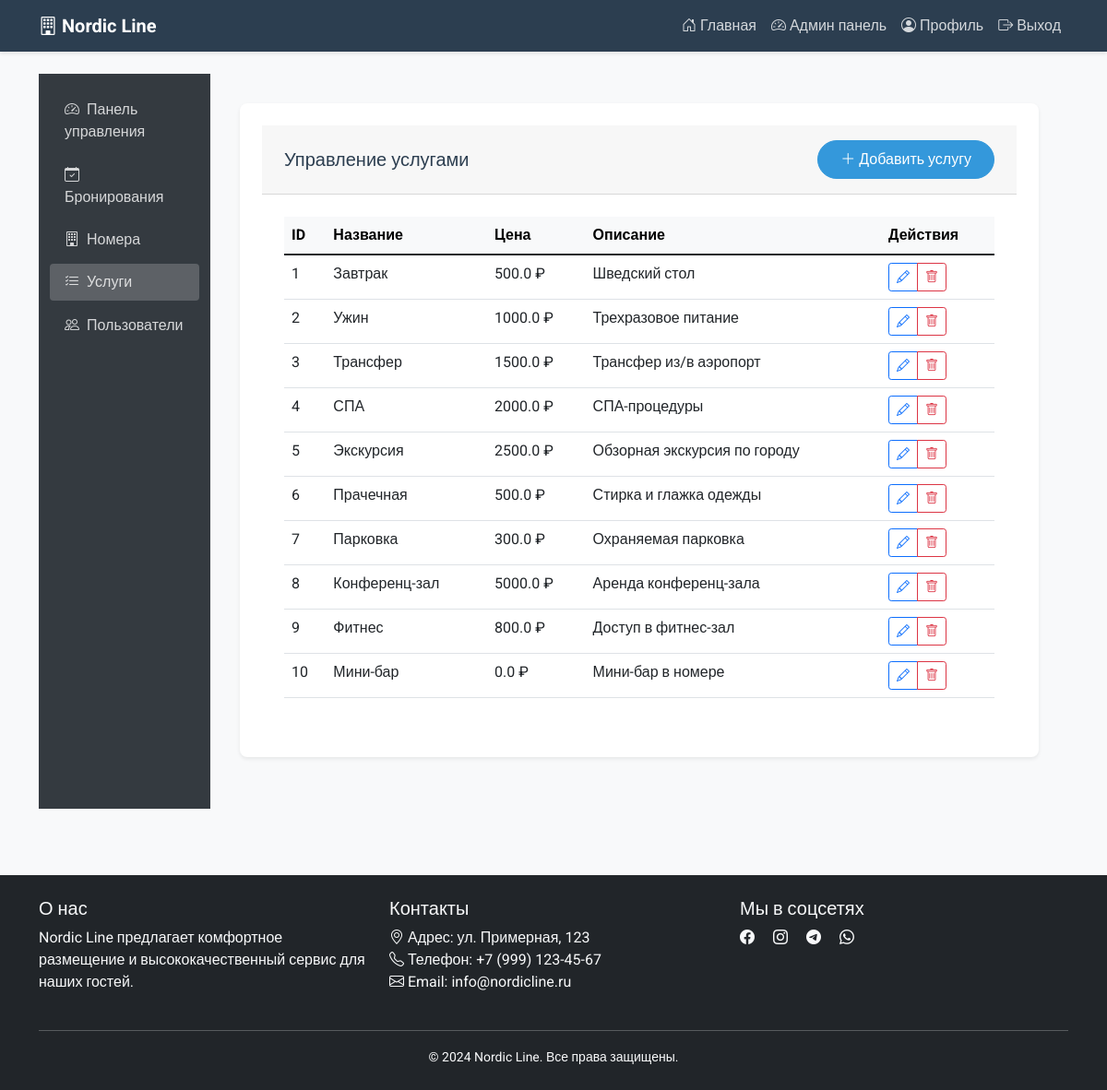
/admin/services (signed in), run on the app's committed database.
### models.py (models this page shows)
class Service(db.Model):
    id = db.Column(db.Integer, primary_key=True)
    name = db.Column(db.String(100), nullable=False)
    description = db.Column(db.Text)
    price = db.Column(db.Float, nullable=False)
    is_active = db.Column(db.Boolean, default=True)

### app.py (the view)
@app.route('/admin/services')
@login_required
def admin_services():
    if current_user.role != 'admin':
        flash('Доступ запрещен')
        return redirect(url_for('index'))
    services = Service.query.all()
    return render_template('admin/services.html', services=services)

### app.py (called while the page is built)
@login_manager.user_loader
def load_user(user_id):
    return User.query.get(int(user_id))

### templates/admin/services.html (shortened to what this page needs)
{% extends "admin/base.html" %}
{% block admin_content %}
<div class="admin-card">
    <div class="admin-card-header d-flex justify-content-between align-items-center">
        <h3 class="mb-0">Управление услугами</h3>
        <button type="button" class="btn btn-primary" data-bs-toggle="modal" data-bs-target="#addServiceModal">
            <i class="bi bi-plus-lg"></i> Добавить услугу
        </button>
    </div>
    <div class="admin-card-body">
        <div class="table-responsive">
            <table class="table table-hover">
                <thead class="table-light">
                    <tr>
                        <th>ID</th>
                        <th>Название</th>
                        <th>Цена</th>
                        <th>Описание</th>
                        <th>Действия</th>
                    </tr>
                </thead>
                <tbody>
                    {% for service in services %}
                    <tr>
                        <td>{{ service.id }}</td>
                        <td>{{ service.name }}</td>
                        <td>{{ service.price }} ₽</td>
                        <td>{{ service.description }}</td>
                        <td>
                            <div class="btn-group btn-group-sm">
                                <a href="{{ url_for('admin_edit_service', service_id=service.id) }}" class="btn btn-outline-primary" title="Редактировать">
                                    <i class="bi bi-pencil"></i>
                                </a>
                                <button class="btn btn-outline-danger" onclick="deleteService({{ service.id }}, '{{ service.name }}')" title="Удалить">
                                    <i class="bi bi-trash"></i>
                                </button>
                            </div>
                        </td>
                    </tr>
                    {% endfor %}
                </tbody>
            </table>
        </div>
    </div>
</div>
{% endblock %}

### static/css/style.css (style rules this page uses)
:root { --primary-color: #2c3e50; --secondary-color: #3498db; --accent-color: #e74c3c; --light-bg: #f8f9fa; --dark-bg: #2c3e50; }
body { font-family: 'Roboto', sans-serif; background-color: var(--light-bg); color: #333; min-height: 100vh; display: flex; flex-direction: column; }
.btn-primary { background-color: var(--secondary-color); border-color: var(--secondary-color); padding: 0.5rem 1.5rem; border-radius: 25px; transition: all 0.3s ease; }
.admin-card { background-color: white; border-radius: 15px; padding: 1.5rem; margin-bottom: 1.5rem; box-shadow: 0 5px 15px rgba(0,0,0,0.05); }
.admin-card h3 { color: var(--primary-color); font-size: 1.25rem; margin-bottom: 1rem; }

### templates/admin/base.html (style rules this page uses)
.admin-card { background: #fff; border-radius: 0.5rem; box-shadow: 0 0.125rem 0.25rem rgba(0,0,0,.075); margin-bottom: 1.5rem; }
.admin-card-header { padding: 1rem 1.5rem; border-bottom: 1px solid rgba(0,0,0,.125); background-color: rgba(0,0,0,.03); }
.admin-card-body { padding: 1.5rem; }

### data on the page
Service: id "1", name "Завтрак", price "500.0", description "Шведский стол"
Service: id "2", name "Ужин", price "1000.0", description "Трехразовое питание"
Service: id "3", name "Трансфер", price "1500.0", description "Трансфер из/в аэропорт"
Service: id "4", name "СПА", price "2000.0", description "СПА-процедуры"
Service: id "5", name "Экскурсия", price "2500.0", description "Обзорная экскурсия по городу"
Service: id "6", name "Прачечная", price "500.0", description "Стирка и глажка одежды"
Service: id "7", name "Парковка", price "300.0", description "Охраняемая парковка"
Service: id "8", name "Конференц-зал", price "5000.0", description "Аренда конференц-зала"
Service: id "9", name "Фитнес", price "800.0", description "Доступ в фитнес-зал"
Service: id "10", name "Мини-бар", price "0.0", description "Мини-бар в номере"
